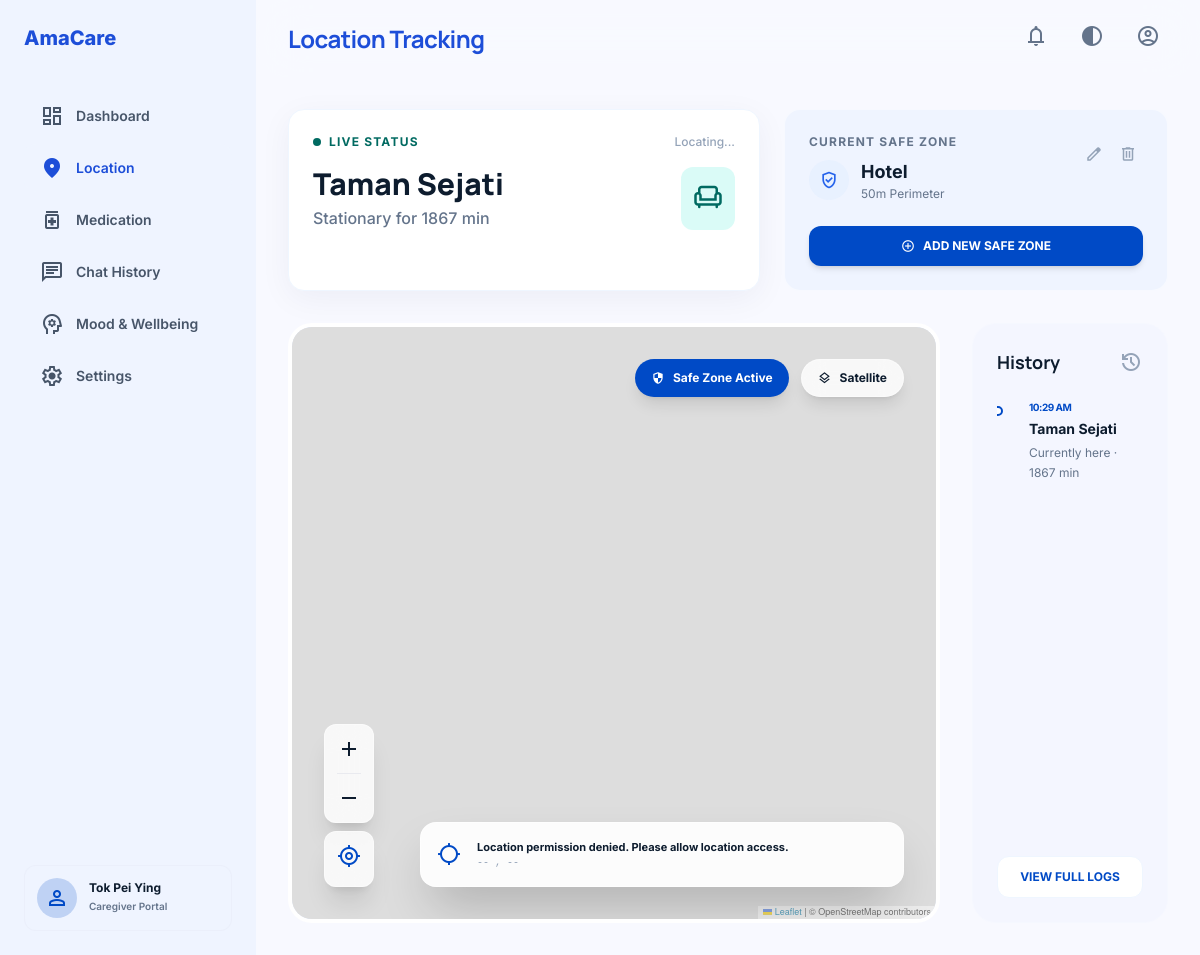
Page /location/ (signed in) on the earlier database version.
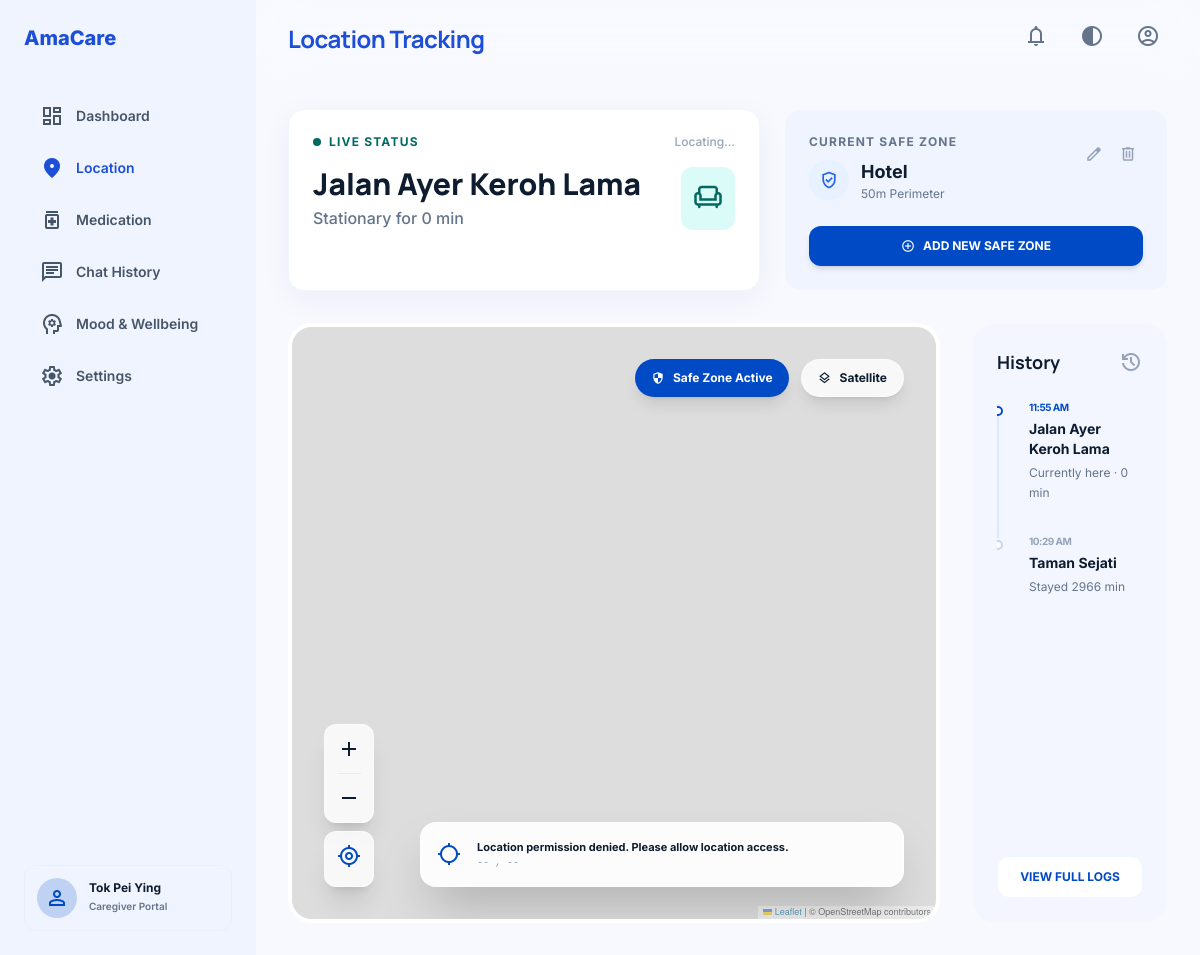
Same page on the later database version.
### dashboard/models.py (models this page shows, shortened)
class LocationLog(models.Model):
    patient = models.ForeignKey(Patient, on_delete=models.CASCADE, related_name='location_logs')
    latitude = models.DecimalField(max_digits=10, decimal_places=7)
    longitude = models.DecimalField(max_digits=10, decimal_places=7)
    place_name = models.CharField(max_length=200, default='Unknown Location')
    arrived_at = models.DateTimeField(default=timezone.now)
    last_seen_at = models.DateTimeField(default=timezone.now)
    is_current = models.BooleanField(default=True)
    class Meta:
        ordering = ['-arrived_at']
    def duration_minutes(self):
        delta = self.last_seen_at - self.arrived_at
        return int(delta.total_seconds() / 60)

### dashboard/views.py (the view)
# urls.py: path("location/", login_required(views.location), name="location"),
def location(request):
    patient, _ = Patient.objects.get_or_create(id=1, defaults={"name": "Arthur Clarke"})
    current_log = LocationLog.objects.filter(patient=patient, is_current=True).first()
    safe_zone = SafeZone.objects.filter(patient=patient).first()
    recent_logs = LocationLog.objects.filter(patient=patient).order_by('-arrived_at')[:10]
    context = {
        "patient": patient,
        "current_log": current_log,
        "safe_zone": safe_zone,
        "recent_logs": recent_logs,
    }
    return render(request, "location.html", context)

### dashboard/templates/location.html (shortened to what the changed rows need)
{% load static %}
<!DOCTYPE html>
<html class="light" lang="en">
<head>
    <script src="https://cdn.tailwindcss.com?plugins=forms,container-queries"></script>
    <link rel="stylesheet" href="https://unpkg.com/leaflet@1.9.4/dist/leaflet.css" />
    <script id="tailwind-config">
        tailwind.config = {
            darkMode: "class",
            theme: {
                extend: {
                    colors: {
                        "tertiary-container": "#bc4800",
                        "on-secondary": "#ffffff",
                        "inverse-on-surface": "#eaf1ff",
                        "on-primary-fixed": "#00174b",
                        "surface-tint": "#0053db",
                        "on-secondary-container": "#006f66",
                        "surface-dim": "#ccdbf3",
                        "on-secondary-fixed-variant": "#005049",
                        "tertiary-fixed-dim": "#ffb596",
                        "surface-container-high": "#dce9ff",
                        "surface-bright": "#f8f9ff",
                        "error-container": "#ffdad6",
                        "secondary-container": "#86f2e4",
                        "surface-container": "#e6eeff",
                        "on-error-container": "#93000a",
                        "surface-container-highest": "#d5e3fc",
                        "on-tertiary-fixed-variant": "#7d2d00",
                        "outline-variant": "#c3c6d7",
                        "on-secondary-fixed": "#00201d",
                        "secondary-fixed-dim": "#6bd8cb",
                        "surface-container-low": "#eff4ff",
                        "on-primary-fixed-variant": "#003ea8",
                        "outline": "#737686",
                        "tertiary-fixed": "#ffdbcd",
                        "on-error": "#ffffff",
                        "on-surface-variant": "#434655",
                        "on-tertiary": "#ffffff",
                        "primary-fixed": "#dbe1ff",
                        "on-primary-container": "#eeefff",
                        "on-tertiary-container": "#ffede6",
                        "on-background": "#0d1c2e",
                        "surface-container-lowest": "#ffffff",
                        "error": "#ba1a1a",
                        "tertiary": "#943700",
                        "primary-fixed-dim": "#b4c5ff",
                        "background": "#f8f9ff",
                        "on-primary": "#ffffff",
                        "primary-container": "#2563eb",
                        "surface": "#f8f9ff",
                        "on-surface": "#0d1c2e",
                        "inverse-surface": "#233144",
                        "secondary": "#006a61",
                        "inverse-primary": "#b4c5ff",
                        "surface-variant": "#d5e3fc",
                        "on-tertiary-fixed": "#360f00",
                        "primary": "#004ac6",
                        "secondary-fixed": "#89f5e7"
                    },
                    fontFamily: { "headline": ["Manrope"], "body": ["Inter"], "label": ["Inter"] },
                    borderRadius: { "DEFAULT": "0.25rem", "lg": "0.5rem", "xl": "0.75rem", "full": "9999px" },
                },
            },
        }
    </script>
</head>
<body class="bg-surface text-on-surface">
    <main class="md:ml-64 min-h-screen flex flex-col">
        <header class="bg-surface/70 backdrop-blur-xl sticky top-0 z-40 flex justify-between items-center w-full px-8 py-4 font-manrope text-sm font-medium">
            <div class="flex items-center gap-4">
                <h1 class="text-2xl font-bold tracking-tight text-blue-700">Location Tracking</h1>
            </div>
        </header>
        <div class="p-8 flex flex-col gap-8 flex-1">
            <section class="flex flex-col lg:flex-row gap-6">
                <div class="flex-1 bg-surface-container-lowest p-6 rounded-2xl shadow-[0_8px_32px_0_rgba(0,23,75,0.05)] border border-blue-50">
                    <div class="flex items-end justify-between">
                        <div>
                            <h3 class="text-3xl font-extrabold text-on-surface mb-1" id="current-place">
                                {% if current_log %}{{ current_log.place_name }}{% else %}Waiting for GPS...{% endif %}
                            </h3>
                            <p class="text-slate-500 font-medium" id="current-duration">
                                {% if current_log %}Stationary for {{ current_log.duration_minutes }} min{% else %}Location not yet available{% endif %}
                            </p>
                        </div>
                    </div>
                </div>
            </section>
            <section class="flex-1 grid grid-cols-1 lg:grid-cols-4 gap-8 min-h-[600px]">
                <aside class="bg-surface-container-low/50 rounded-3xl p-6 flex flex-col h-full border border-white/20">
                    <h2 class="text-lg font-bold text-on-surface mb-6 flex items-center justify-between">
                        History
                        <span class="material-symbols-outlined text-slate-400">history</span>
                    </h2>
                    <div class="flex-1 space-y-0 overflow-y-auto pr-2 custom-scrollbar" id="history-timeline">
                        {% if recent_logs %}
                            {% for log in recent_logs %}
                            <div class="relative pl-8 pb-8 group history-item" data-id="{{ log.id }}">
                                <div class="absolute left-0 top-1 w-0.5 h-full bg-blue-100 group-last:bg-transparent"></div>
                                <div class="absolute left-[-4px] top-1.5 w-2.5 h-2.5 rounded-full border-2 {% if log.is_current %}border-primary{% else %}border-slate-300{% endif %} bg-white z-10"></div>
                                <p class="text-[10px] font-bold {% if log.is_current %}text-primary{% else %}text-slate-400{% endif %} uppercase tracking-tighter mb-1">
                                    {{ log.arrived_at|date:"h:i A" }}
                                </p>
                                <h4 class="text-sm font-bold text-on-surface">{{ log.place_name }}</h4>
                                <p class="text-xs text-slate-500 mt-1 leading-relaxed">
                                    {% if log.is_current %}
                                        Currently here &middot; {{ log.duration_minutes }} min
                                    {% else %}
                                        Stayed {{ log.duration_minutes }} min
                                    {% endif %}
                                </p>
                            </div>
                            {% endfor %}
                        {% endif %}
                    </div>
                </aside>
            </section>
        </div>
    </main>
</body>
</html>

Differences in the rows shown:
added LocationLog: place_name "Jalan Ayer Keroh Lama", duration_minutes "0", is_current True (drawn), arrived_at "11:55 AM"
changed LocationLog "Taman Sejati": duration_minutes "1867" → "2966"; is_current "Currently here ·" → "Stayed"
Other differences:
{{ current_log.place_name }}: "Taman Sejati" → "Jalan Ayer Keroh Lama"
{{ current_log.duration_minutes }}: "1867" → "0"
